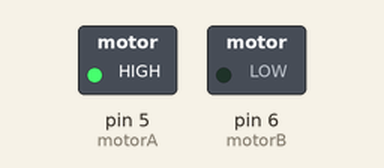
This sketch was run on a simulated Arduino Uno, built with avr-gcc and run on an emulated ATmega328P. On the bench: switched loads named in the sketch (green lamp = pin HIGH).

Above: at 2.0 s.
At 6.0 s:
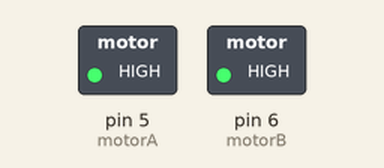
Timing chart, 0 to 9.2 s (numbered marks = the images above):
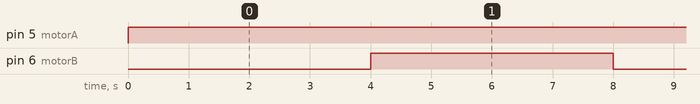

Measured:
- by itself, pin 5 (motorA): LOW → HIGH at 0.00 s
- by itself, pin 6 (motorB): alternates HIGH for 4.0 s and LOW for 4.0 s

The sketch:

Prototype_V1_Program.ino
```cpp
const int motorA = 5;
const int motorB = 6;

void setup()
{
  pinMode(motorA, OUTPUT);
  pinMode(motorB, OUTPUT);
}

void loop(){
  analogWrite(motorA, 255);
  digitalWrite(motorB, LOW);
  delay(4000);
  digitalWrite(motorB, HIGH);
  delay(4000);
}
```
